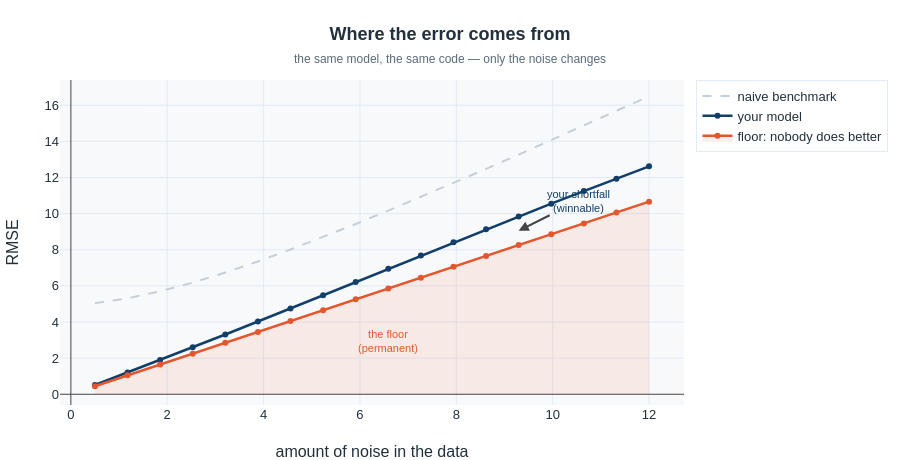

The notebook cell this image was saved under:
### Markdown cell above
## Part 6 — Some error is your fault; some was never yours

Two very different reasons a forecast can be wrong:

- the model is poor, or looking at the wrong things — **your problem, and fixable**
- the future genuinely has not been decided yet — **nobody's problem, and permanent**

Because we built this series, we can separate them. Below we rebuild it at different noise
levels and refit the same model each time.

The gap between the two lines is your **model's shortfall** — what better modelling could still
win. The height of the lower line is the **floor** — what the universe keeps. As noise rises the
model looks worse and worse, but it is not getting any dumber. It is being asked a harder
question.

> On real data you never see the lower line. This is the single most useful thing simulation
> buys you, and the reason Lecture 2c is built entirely on simulated processes.

### Code cell
levels = np.linspace(0.5, 12, 18)
model_err, floor_err, naive_err = [], [], []
for lv in levels:
    d = signal + np.random.default_rng(SEED).normal(0, lv, n)
    Xa, ya = make_table(d)
    c = int(0.8 * len(ya))
    m = LinearRegression().fit(Xa[:c], ya[:c])
    model_err.append(rmse(m.predict(Xa[c:]), ya[c:]))
    floor_err.append(rmse(signal[W:][c:], ya[c:]))
    naive_err.append(rmse(Xa[c:, -1], ya[c:]))

fig = go.Figure()
fig.add_trace(go.Scatter(x=levels, y=naive_err, mode="lines", name="naive benchmark",
                         line=dict(color="#C6CFD8", width=2, dash="dash")))
fig.add_trace(go.Scatter(x=levels, y=model_err, mode="lines+markers", name="your model",
                         line=dict(color=COL[0], width=2.5)))
fig.add_trace(go.Scatter(x=levels, y=floor_err, mode="lines+markers",
                         name="floor: nobody does better",
                         line=dict(color=COL[1], width=2.5), fill="tozeroy",
                         fillcolor="rgba(228,87,46,0.10)"))
fig.add_annotation(x=levels[-5], y=(model_err[-5] + floor_err[-5]) / 2,
                   text="your shortfall<br>(winnable)", showarrow=True, arrowhead=2, ax=60, ay=-30,
                   font=dict(size=11, color=COL[0]))
fig.add_annotation(x=levels[-9], y=floor_err[-9] / 2, text="the floor<br>(permanent)",
                   showarrow=False, font=dict(size=11, color=COL[1]))
fig.update_layout(title="<b>Where the error comes from</b><br><span style='font-size:12px;"
                        "color:#5A6B7B'>the same model, the same code — only the noise changes</span>",
                  xaxis_title="amount of noise in the data", yaxis_title="RMSE", height=460)
fig.show()

### Figure 1 — Plotly figure (JSON) as saved in the notebook; plotly's stock layout.template omitted (floating-point values rounded to 4 significant figures)
{"data": [{"line": {"color": "#C6CFD8", "dash": "dash", "width": 2}, "mode": "lines", "name": "naive benchmark", "type": "scatter", "x": [0.5, 1.176, 1.853, 2.529, 3.206, 3.882, 4.559, 5.235, 5.912, 6.588, 7.265, 7.941, 8.618, 9.294, 9.971, 10.65, 11.32, 12.0], "y": [5.043, 5.313, 5.7, 6.183, 6.74, 7.354, 8.013, 8.706, 9.426, 10.17, 10.92, 11.7, 12.48, 13.27, 14.07, 14.87, 15.68, 16.5]}, {"line": {"color": "#123F69", "width": 2.5}, "mode": "lines+markers", "name": "your model", "type": "scatter", "x": [0.5, 1.176, 1.853, 2.529, 3.206, 3.882, 4.559, 5.235, 5.912, 6.588, 7.265, 7.941, 8.618, 9.294, 9.971, 10.65, 11.32, 12.0], "y": [0.5124, 1.205, 1.9, 2.601, 3.31, 4.028, 4.754, 5.485, 6.219, 6.954, 7.686, 8.413, 9.135, 9.849, 10.55, 11.25, 11.94, 12.62]}, {"fill": "tozeroy", "fillcolor": "rgba(228,87,46,0.10)", "line": {"color": "#E4572E", "width": 2.5}, "mode": "lines+markers", "name": "floor: nobody does better", "type": "scatter", "x": [0.5, 1.176, 1.853, 2.529, 3.206, 3.882, 4.559, 5.235, 5.912, 6.588, 7.265, 7.941, 8.618, 9.294, 9.971, 10.65, 11.32, 12.0], "y": [0.4443, 1.045, 1.647, 2.248, 2.849, 3.45, 4.051, 4.652, 5.253, 5.854, 6.456, 7.057, 7.658, 8.259, 8.86, 9.461, 10.06, 10.66]}], "layout": {"annotations": [{"arrowhead": 2, "ax": 60, "ay": -30, "font": {"color": "#123F69", "size": 11}, "showarrow": true, "text": "your shortfall<br>(winnable)", "x": 9.294, "y": 9.054}, {"font": {"color": "#E4572E", "size": 11}, "showarrow": false, "text": "the floor<br>(permanent)", "x": 6.588, "y": 2.927}], "height": 460, "title": {"text": "<b>Where the error comes from</b><br><span style='font-size:12px;color:#5A6B7B'>the same model, the same code — only the noise changes</span>"}, "xaxis": {"title": {"text": "amount of noise in the data"}}, "yaxis": {"title": {"text": "RMSE"}}}}
